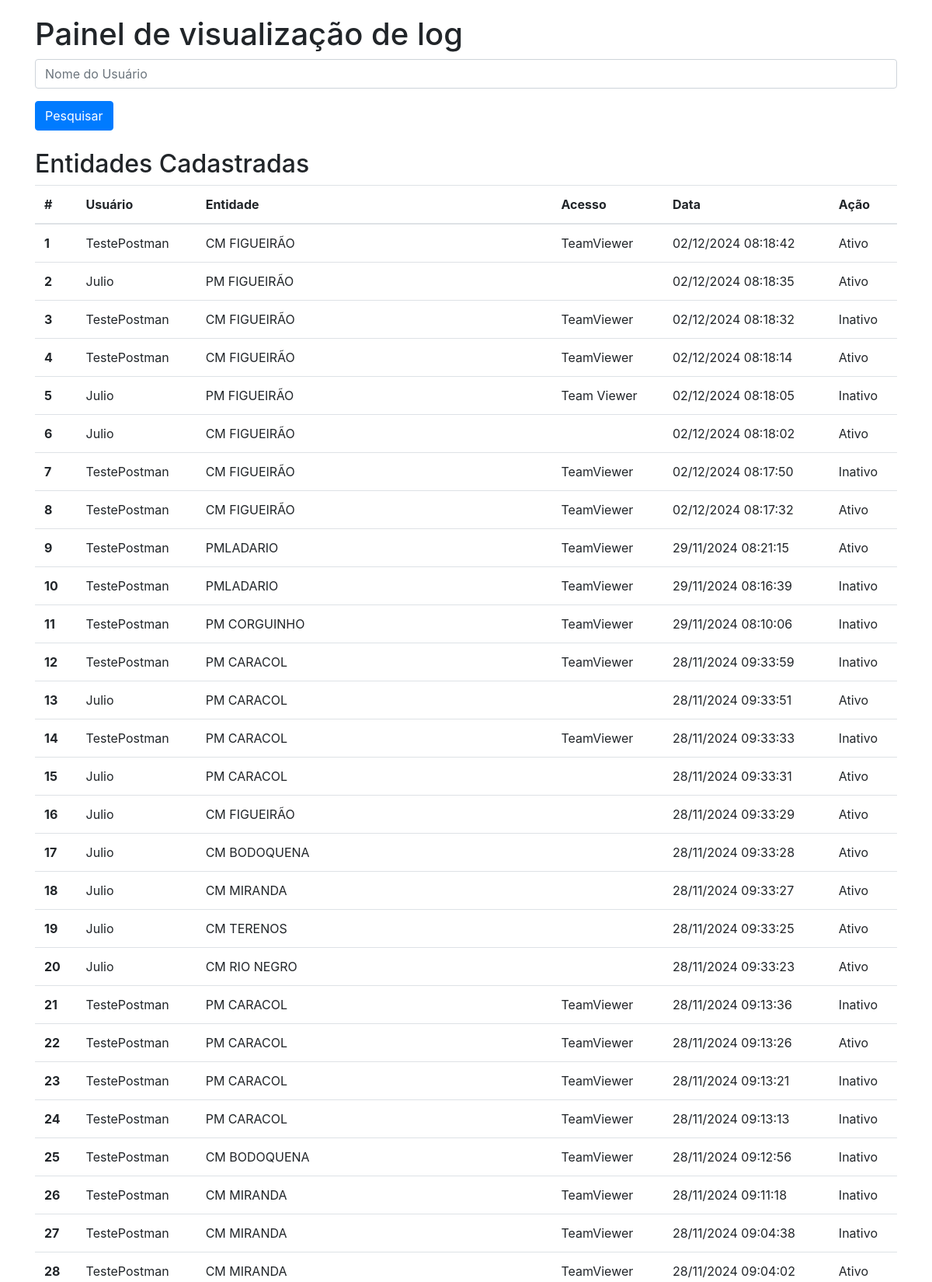
The app's page /log (upper part) with its own data.
### models.py (models this page shows)
class Log(db.Model):
    __tablename__= 'log'
    id = db.Column(db.Integer, primary_key=True)
    usuario = db.Column(db.String(100), nullable=False)
    entidade = db.Column(db.String(100), nullable=False)
    acesso = db.Column(db.String(100))
    data = db.Column(db.DateTime, default=db.func.now())
    ativo = db.Column(db.Boolean, default=True)

### app.py (the view, shortened to what this page needs)
@app.route('/log', methods=['GET', 'POST'])
def log():
    filtro = request.args.get('filtro', '')
    logs = Log.query.filter(
        Log.usuario.like(f'%{filtro}%')
    ).order_by(Log.data.desc()).all()
    for log in logs:
        if log.data:  # Verifique se a data existe para evitar erros
            log.data_formatada = log.data.strftime('%d/%m/%Y %H:%M:%S')
        else:
            log.data_formatada = 'Data não disponível'
    return render_template('log.html', logs=logs)

### templates/log.html (shortened to what this page needs)
<!DOCTYPE html>
<html lang="pt-br">
<head>
    <link rel="stylesheet" href="{{ url_for('static', filename='styles.css') }}">
    <link rel="stylesheet" href="https://stackpath.bootstrapcdn.com/bootstrap/4.5.2/css/bootstrap.min.css">
</head>
<body>
    <div class="container">
        <h1>Painel de visualização de log</h1>
        <form method="GET" action="{{ url_for('log') }}" class="mb-4">
            <div class="form-group">
                <input type="text" name="filtro" class="form-control" placeholder="Nome do Usuário" value="{{ request.args.get('filtro', '') }}">
            </div>
            <button type="submit" class="btn btn-primary">Pesquisar</button>
        </form>
        <h2>Entidades Cadastradas</h2>
        <table class="table">
            <thead>
                <tr>
                    <th scope="col">#</th>
                    <th scope="col">Usuário</th>
                    <th scope="col">Entidade</th>
                    <th scope="col">Acesso</th>
                    <th scope="col">Data</th>
                    <th scope="col">Ação</th>
                </tr>
            </thead>
            <tbody>
                {% for log in logs %}
                    <tr>
                        <th scope="row">{{ loop.index }}</th>
                        <td>{{ log.usuario }}</td>
                        <td>{{ log.entidade }}</td>
                        <td>{{ log.acesso }}</td>
                        <td>{{ log.data_formatada }}</td>
                        <td>{% if log.ativo %}Ativo{% else %}Inativo{% endif %}</td>
                    </tr>
                {% endfor %}
            </tbody>
        </table>
    </div>
</body>
</html>

### static/styles.css (style rules this page uses)
.container { margin-top: 20px; }

### records on screen
Log: usuario "TestePostman", entidade "CM FIGUEIRÃO", acesso "TeamViewer", data_formatada "02/12/2024 08:18:42", ativo "Ativo"
Log: usuario "Julio", entidade "PM FIGUEIRÃO", data_formatada "02/12/2024 08:18:35", ativo "Ativo"
Log: usuario "TestePostman", entidade "CM FIGUEIRÃO", acesso "TeamViewer", data_formatada "02/12/2024 08:18:32", ativo "Inativo"
Log: usuario "TestePostman", entidade "CM FIGUEIRÃO", acesso "TeamViewer", data_formatada "02/12/2024 08:18:14", ativo "Ativo"
Log: usuario "Julio", entidade "PM FIGUEIRÃO", acesso "Team Viewer", data_formatada "02/12/2024 08:18:05", ativo "Inativo"
Log: usuario "Julio", entidade "CM FIGUEIRÃO", data_formatada "02/12/2024 08:18:02", ativo "Ativo"
Log: usuario "TestePostman", entidade "CM FIGUEIRÃO", acesso "TeamViewer", data_formatada "02/12/2024 08:17:50", ativo "Inativo"
Log: usuario "TestePostman", entidade "CM FIGUEIRÃO", acesso "TeamViewer", data_formatada "02/12/2024 08:17:32", ativo "Ativo"
Log: usuario "TestePostman", entidade "PMLADARIO", acesso "TeamViewer", data_formatada "29/11/2024 08:21:15", ativo "Ativo"
Log: usuario "TestePostman", entidade "PMLADARIO", acesso "TeamViewer", data_formatada "29/11/2024 08:16:39", ativo "Inativo"
Log: usuario "TestePostman", entidade "PM CORGUINHO", acesso "TeamViewer", data_formatada "29/11/2024 08:10:06", ativo "Inativo"
Log: usuario "TestePostman", entidade "PM CARACOL", acesso "TeamViewer", data_formatada "28/11/2024 09:33:59", ativo "Inativo"
Log: usuario "Julio", entidade "PM CARACOL", data_formatada "28/11/2024 09:33:51", ativo "Ativo"
Log: usuario "TestePostman", entidade "PM CARACOL", acesso "TeamViewer", data_formatada "28/11/2024 09:33:33", ativo "Inativo"
Log: usuario "Julio", entidade "PM CARACOL", data_formatada "28/11/2024 09:33:31", ativo "Ativo"
Log: usuario "Julio", entidade "CM FIGUEIRÃO", data_formatada "28/11/2024 09:33:29", ativo "Ativo"
Log: usuario "Julio", entidade "CM BODOQUENA", data_formatada "28/11/2024 09:33:28", ativo "Ativo"
Log: usuario "Julio", entidade "CM MIRANDA", data_formatada "28/11/2024 09:33:27", ativo "Ativo"
Log: usuario "Julio", entidade "CM TERENOS", data_formatada "28/11/2024 09:33:25", ativo "Ativo"
Log: usuario "Julio", entidade "CM RIO NEGRO", data_formatada "28/11/2024 09:33:23", ativo "Ativo"
Log: usuario "TestePostman", entidade "PM CARACOL", acesso "TeamViewer", data_formatada "28/11/2024 09:13:36", ativo "Inativo"
Log: usuario "TestePostman", entidade "PM CARACOL", acesso "TeamViewer", data_formatada "28/11/2024 09:13:26", ativo "Ativo"
Log: usuario "TestePostman", entidade "PM CARACOL", acesso "TeamViewer", data_formatada "28/11/2024 09:13:21", ativo "Inativo"
Log: usuario "TestePostman", entidade "PM CARACOL", acesso "TeamViewer", data_formatada "28/11/2024 09:13:13", ativo "Inativo"
Log: usuario "TestePostman", entidade "CM BODOQUENA", acesso "TeamViewer", data_formatada "28/11/2024 09:12:56", ativo "Inativo"
Log: usuario "TestePostman", entidade "CM MIRANDA", acesso "TeamViewer", data_formatada "28/11/2024 09:11:18", ativo "Inativo"
Log: usuario "TestePostman", entidade "CM MIRANDA", acesso "TeamViewer", data_formatada "28/11/2024 09:04:38", ativo "Inativo"
Log: usuario "TestePostman", entidade "CM MIRANDA", acesso "TeamViewer", data_formatada "28/11/2024 09:04:02", ativo "Ativo"
